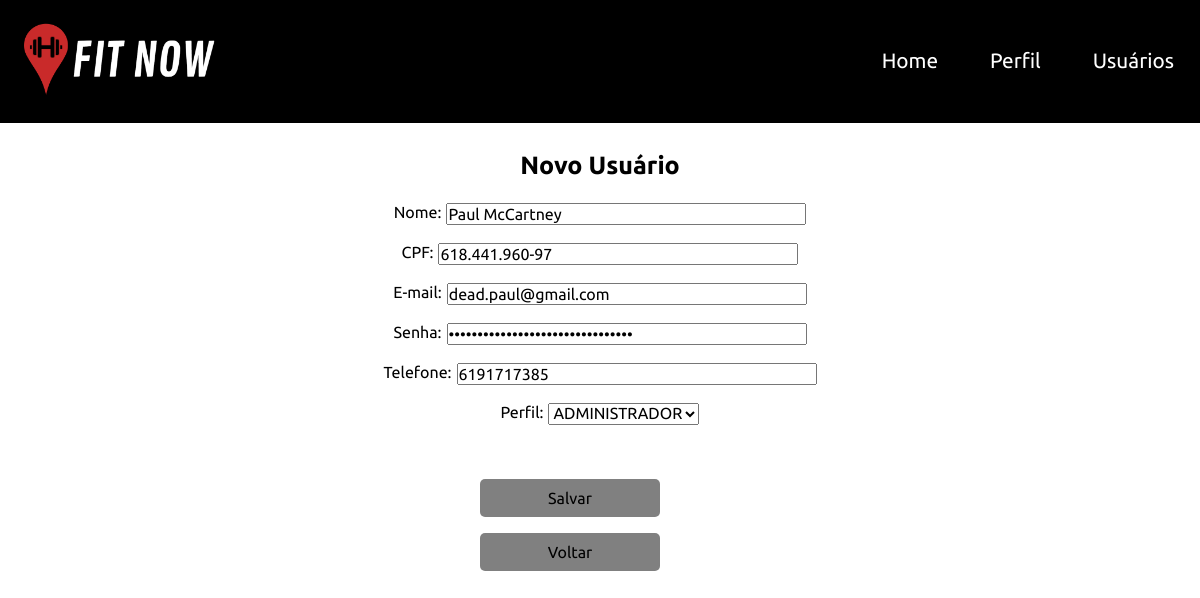
The page /usuarios/edit.php?id=2 on the database its author committed.
### tables this page shows
CREATE TABLE `Usuarios` (
	`idUsuarios` int not null primary key auto_increment,
    `nome` varchar(45) not null,
    `cpf` varchar(15) not null,
    `email` varchar(60) not null,
    `senha` varchar(60) not null,
    `telefone` varchar(11) not null,
    `perfil_id` int not null,
    foreign key (perfil_id) references Perfis(idPerfil)
);

### src/databases/conexao.php (called while the page is built, shortened)
<?php
    class Conexao
    {
        public static function getConexao()
        {
            try {
                return new PDO("mysql:host=localhost;dbname=fitnowbd;", "root", "");
            } catch(Exception $e) {
                echo 'Erro ao conectar com o banco de dados . ' . $e->getMessage();
            }
        }
    }

### src/dao/perfildao.php (called while the page is built, shortened)
<?php
require_once __DIR__ ."/../databases/conexao.php";
class PerfilDAO{
    public function __construct(){
        $this->dbh = Conexao::getConexao();
    }
    public function getAll(){
        $query = "SELECT * FROM fitnowbd.perfis;";
        $stmt = $this->dbh->query($query);
        $rows = $stmt->fetchAll();
        $this->dbh = null;
        return $rows;
    }
}

### usuarios/edit.php (the view, shortened to what this page needs)
<?php
require_once __DIR__ ."/../src/dao/perfildao.php";
include_once '../src/databases/conexao.php';
$dbh = Conexao::getConexao();
$id = isset($_GET['id']) ? (int) $_GET['id'] : 0;
$query = "SELECT * FROM fitnowbd.usuarios WHERE idUsuarios = :id;";
$stmt = $dbh->prepare($query);
$stmt->bindParam(':id', $id);
$stmt->execute();
$usuario = $stmt->fetch(PDO::FETCH_BOTH);
$perfilDAO = new PerfilDAO();
$perfis = $perfilDAO->getAll();
?>
<!DOCTYPE html>
<html lang="pt-br">
<head>
    <link href="../assests/css/boot.css" rel="stylesheet">
    <link href="../assests/css/fonticon.css" rel="stylesheet">
    <link rel="stylesheet" href="../assests/css/modal.css">
    <link rel="stylesheet" href="../assests/css/login.css">
    <link rel="stylesheet" href="../assests/css/styles.css">
    <link rel="stylesheet" href="../assests/css/index_perfil.css">
</head>
<header class="main_header">
    <div class="main_header_content">
        <a href="home.html" class="logo">
            <img id="logofit" src="../img/logofit.png" alt="FITNOW - A qualquer hora e qualquer lugar"
                title="FITNOW - A qualquer hora e qualquer lugar"></a>
        <nav class="main_header_content_menu">
            <ul>
                <li><a href="">Home</a></li>
                <li><a href="../perfis/index.php">Perfil</a></li>
                <li><a href="index.php">Usuários</a></li>
            </ul>
        </nav>
    </div>
</header>
<br>
<body>
    <h1>Novo Usuário</h1>
    <br>
    <form action="update.php" method="post">
        <div class="form_center">
            <label for="nome">Nome:</label><br>
            <input type="text" name="nome" placeholder="Informe seu nome." size="80" required autofocus value="<?= htmlspecialchars($usuario['nome']) ?>"><br>
        </div>
        <br>
        <div class="form_center">
            <label for="cpf">CPF:</label><br>
            <input type="text" name="cpf" id="" placeholder="Informe seu CPF." maxlength="15" required value="<?= htmlspecialchars($usuario['cpf']) ?>"><br>
        </div>
        <br>
        <div class="form_center">
            <label for="email">E-mail:</label><br>
            <input type="email" name="email" placeholder="Informe seu e-mail." size="80" required autofocus value="<?= htmlspecialchars($usuario['email']) ?>"><br>
        </div>
        <br>
        <div class="form_center">
            <label for="senha">Senha:</label><br>
            <input type="password" name="senha" id="" placeholder="Informe sua senha." required value="<?= htmlspecialchars($usuario['senha']) ?>"><br>
        </div>
        <br>
        <div class="form_center">
            <label for="telefone">Telefone:</label><br>
            <input type="number" name="telefone" id="" placeholder="Informe seu telefone." maxlength="11" required value="<?= htmlspecialchars($usuario['telefone']) ?>"><br>
        </div>
        <br>
        <div class="form_center">
            <label for="perfil">Perfil:</label><br>
            <select name="perfil" id="">
                <?php foreach ($perfis as $perfil): ?>
                    <option value="<?= $perfil['idPerfil'] ?>">
                        <?= $perfil['nome'] ?>
                    </option>
                <?php endforeach ?>
            </select><br>
        </div>
        <br><br><br>
        <button class="btn" type="submit">Salvar</button>
    </form>
    <br><br><br>
    <a href="index.php"><button class="btn">Voltar</button></a>
</body>
</html>

### assests/css/boot.css (style rules this page uses)
* { padding: 0; margin: 0; box-sizing: border-box; text-decoration: none; font-size: 1em; font-family: 'Ubuntu', sans-serif; }

### assests/css/styles.css (style rules this page uses)
.main_header { width: 100%; background-color: black; }
.main_header .main_header_content { max-width: 1300px; margin: 0 auto; display: flex; flex-wrap: wrap; }
.main_header .main_header_content .logo { flex-basis: 330px; padding: 20px; width: 290px; }
#logofit { width: 200px; }
.main_header .main_header_content .main_header_content_menu { flex-basis: calc(100% - 330px); display: flex; justify-content: flex-end; }
.main_header_content_menu ul { display: flex; align-items: stretch; }
.main_header_content_menu ul li { list-style: none; display: flex; align-items: center; }
.main_header_content_menu ul li a { padding: 0 26px; display: flex; font-size: 1.3rem; align-items: center; height: 100%; color:white; }

### assests/css/index_perfil.css (style rules this page uses)
* { margin: 0; padding: 0; box-sizing: border-box; }
h1 { text-align: center; font-size: 25px; margin-top: 10px; margin-bottom: 5px; }
.btn { display: block; margin: 0 auto; background-color: grey; color: black; border-radius: 5px; border: none; padding: 10px 20px; text-align: center; width: 15%; margin: auto; }

### usuarios/edit.php (style rules this page uses)
.form_center { display: flex; justify-content: center; }
form label { margin-right: 5px; }
form input { width: 30%; }
.btn { background-color: grey; color: black; border-radius: 5px; border: none; padding: 10px 20px; position: absolute; right: 45%; }

### rows shown on the page
usuarios: nome "Paul McCartney", cpf "618.441.960-97", email "dead.paul@gmail.com", telefone "6191717385"

### other values the page prints
form field perfil "ADMINISTRADOR"
